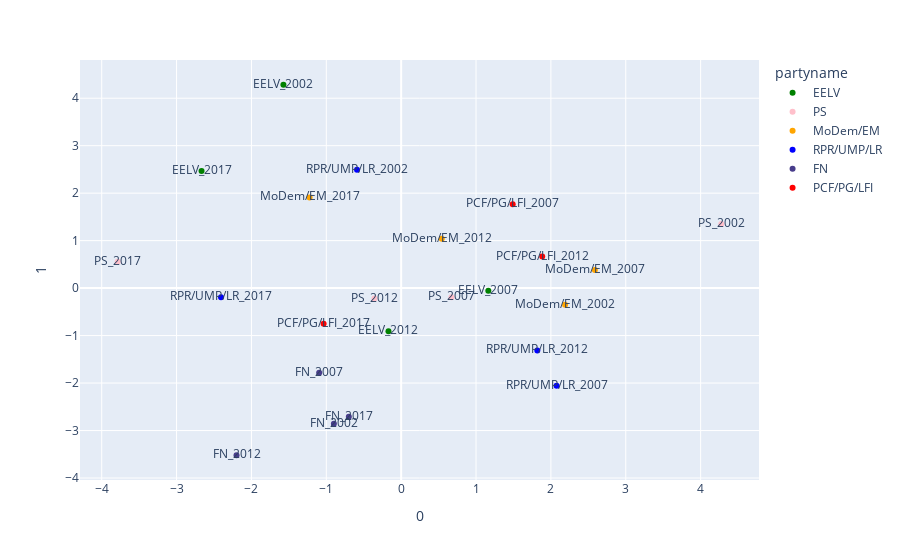

The cell this chart's notebook holds for it:
### Code cell
fig = px.scatter(pca_manifesto, x=0, y=1, color='partyname', text='name_year', 
                 color_discrete_map=dict_color,
#                 labels={"0":"PC 1", "1":"PC 2"},
#                 range_x=[-5,5], range_y=[-5,5],
#                 height=1000, width=1200
                )

fig.show()

### Figure 1 — Plotly figure (JSON) as saved in the notebook; plotly's stock layout.template omitted (floating-point values rounded to 4 significant figures)
{"data": [{"hovertemplate": "partyname=EELV<br>0=%{x}<br>1=%{y}<br>name_year=%{text}<extra></extra>", "legendgroup": "EELV", "marker": {"color": "green", "symbol": "circle"}, "mode": "markers+text", "name": "EELV", "orientation": "v", "showlegend": true, "text": ["EELV_2002", "EELV_2007", "EELV_2012", "EELV_2017"], "type": "scatter", "x": [-1.573, 1.164, -0.1697, -2.666], "xaxis": "x", "y": [4.283, -0.05305, -0.9077, 2.468], "yaxis": "y"}, {"hovertemplate": "partyname=PS<br>0=%{x}<br>1=%{y}<br>name_year=%{text}<extra></extra>", "legendgroup": "PS", "marker": {"color": "pink", "symbol": "circle"}, "mode": "markers+text", "name": "PS", "orientation": "v", "showlegend": true, "text": ["PS_2002", "PS_2007", "PS_2012", "PS_2017"], "type": "scatter", "x": [4.276, 0.6721, -0.3566, -3.786], "xaxis": "x", "y": [1.35, -0.1944, -0.2192, 0.5567], "yaxis": "y"}, {"hovertemplate": "partyname=MoDem/EM<br>0=%{x}<br>1=%{y}<br>name_year=%{text}<extra></extra>", "legendgroup": "MoDem/EM", "marker": {"color": "orange", "symbol": "circle"}, "mode": "markers+text", "name": "MoDem/EM", "orientation": "v", "showlegend": true, "text": ["MoDem/EM_2002", "MoDem/EM_2007", "MoDem/EM_2012", "MoDem/EM_2017"], "type": "scatter", "x": [2.189, 2.588, 0.5425, -1.224], "xaxis": "x", "y": [-0.3513, 0.3826, 1.041, 1.911], "yaxis": "y"}, {"hovertemplate": "partyname=RPR/UMP/LR<br>0=%{x}<br>1=%{y}<br>name_year=%{text}<extra></extra>", "legendgroup": "RPR/UMP/LR", "marker": {"color": "blue", "symbol": "circle"}, "mode": "markers+text", "name": "RPR/UMP/LR", "orientation": "v", "showlegend": true, "text": ["RPR/UMP/LR_2002", "RPR/UMP/LR_2007", "RPR/UMP/LR_2012", "RPR/UMP/LR_2017"], "type": "scatter", "x": [-0.5899, 2.076, 1.819, -2.406], "xaxis": "x", "y": [2.49, -2.057, -1.313, -0.1934], "yaxis": "y"}, {"hovertemplate": "partyname=FN<br>0=%{x}<br>1=%{y}<br>name_year=%{text}<extra></extra>", "legendgroup": "FN", "marker": {"color": "darkslateblue", "symbol": "circle"}, "mode": "markers+text", "name": "FN", "orientation": "v", "showlegend": true, "text": ["FN_2002", "FN_2007", "FN_2012", "FN_2017"], "type": "scatter", "x": [-0.8988, -1.095, -2.199, -0.6991], "xaxis": "x", "y": [-2.858, -1.784, -3.52, -2.711], "yaxis": "y"}, {"hovertemplate": "partyname=PCF/PG/LFI<br>0=%{x}<br>1=%{y}<br>name_year=%{text}<extra></extra>", "legendgroup": "PCF/PG/LFI", "marker": {"color": "red", "symbol": "circle"}, "mode": "markers+text", "name": "PCF/PG/LFI", "orientation": "v", "showlegend": true, "text": ["PCF/PG/LFI_2007", "PCF/PG/LFI_2012", "PCF/PG/LFI_2017"], "type": "scatter", "x": [1.49, 1.884, -1.036], "xaxis": "x", "y": [1.768, 0.6643, -0.753], "yaxis": "y"}], "layout": {"legend": {"title": {"text": "partyname"}, "tracegroupgap": 0}, "margin": {"t": 60}, "xaxis": {"anchor": "y", "domain": [0, 1], "title": {"text": "0"}}, "yaxis": {"anchor": "x", "domain": [0, 1], "title": {"text": "1"}}}}
